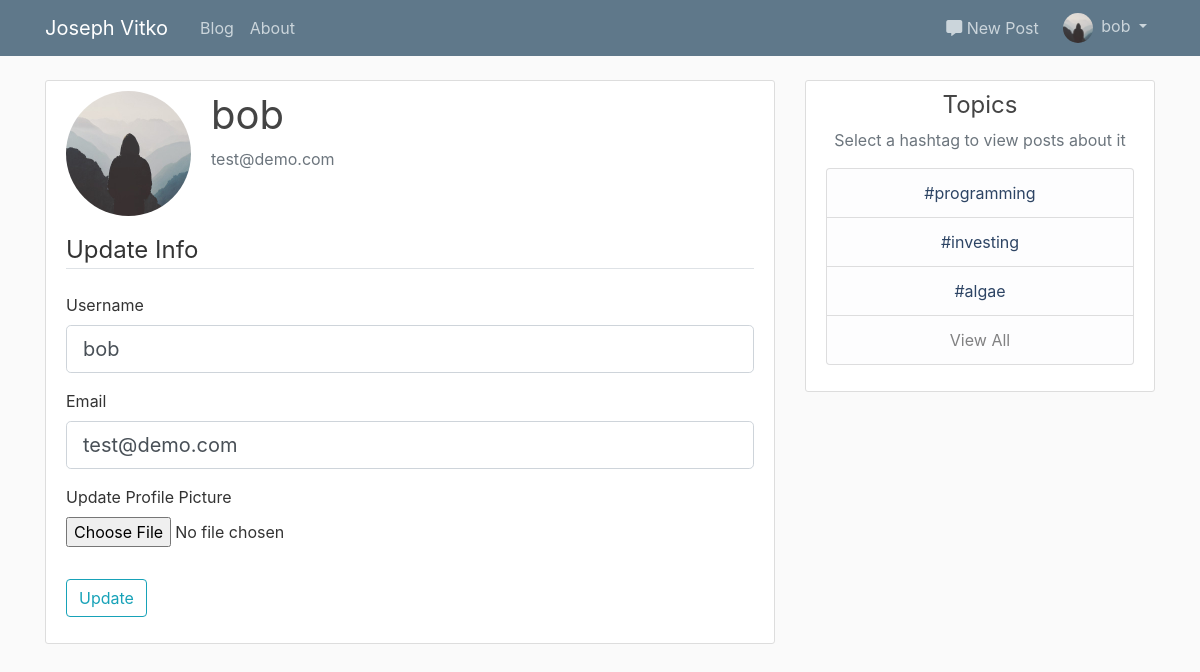
Page /account (signed in) on the committed database.
### flaskblog/models.py (models this page shows, shortened)
class User(db.Model, UserMixin):
    id = db.Column(db.Integer, primary_key=True)
    username = db.Column(db.String(20), unique=True, nullable=False)
    email = db.Column(db.String(120), unique=True, nullable=False)
    image_file = db.Column(db.String(20), nullable=False, default='default.jpg')
    password = db.Column(db.String(60), nullable=False)
    posts = db.relationship('Post', backref='author', lazy=True)
    roles = db.relationship('Role', secondary='user_roles')

### flaskblog/users/routes.py (the view)
@users.route('/account', methods=['GET', 'POST'])
@login_required
def account():
    form = UpdateAccountForm()
    if form.validate_on_submit():
        if form.picture.data:
            picture_file = save_picture(form.picture.data)
            current_user.image_file = picture_file
        current_user.username = form.username.data
        current_user.email = form.email.data
        db.session.commit()
        flash('Your account has been updated', 'success')
        return redirect(url_for('users.account'))
    elif request.method == 'GET':
        form.username.data = current_user.username
        form.email.data = current_user.email
    image_file = url_for('static', filename='profile_pics/' + current_user.image_file)
    return render_template('account.html', title='Account', image_file=image_file, form=form)

### flaskblog/users/forms.py (shortened to what this page needs)
class UpdateAccountForm(FlaskForm):
    username = StringField('Username', validators=[DataRequired(), Length(min=2, max=20)])
    email = StringField('Email', validators=[DataRequired(), Email()])
    picture = FileField('Update Profile Picture', validators=[FileAllowed(['jpg', 'png'])])
    submit = SubmitField('Update')

### flaskblog/models.py (called while the page is built)
@login_manager.user_loader
def load_user(user_id):
    return User.query.get(int(user_id))

### flaskblog/templates/account.html (shortened to what this page needs)
{% extends "layout.html" %}
{% block content %}
    <div class="content-section">
      <div class="media">
        <img class="rounded-circle account-img" src="{{ image_file }}">
        <div class="media-body">
          <h2 class="account-heading">{{ current_user.username }}</h2>
          <p class="text-secondary">{{ current_user.email }}</p>
        </div>
      </div>
        <form method="post" action="" enctype="multipart/form-data">
            <fieldset class="form-group">
                <legend class="border-bottom mb-4">Update Info</legend>
                <div class="form-group">
                    {{ form.username.label(class="form-control-label") }}
                    {% if form.username.errors %}
                        {{ form.username(class="form-control form-control-lg is-invalid") }}
                        <div class="invalid-feedback">
                            {% for error in form.username.errors %}
                                <span>{{ error }}</span>
                            {% endfor %}
                        </div>
                    {% else %}
                        {{ form.username(class="form-control form-control-lg") }}
                    {% endif %}
                </div>
                <div class="form-group">
                    {{ form.email.label(class="form-control-label") }}
                    {% if form.email.errors %}
                        {{ form.email(class="form-control form-control-lg is-invalid") }}
                        <div class="invalid-feedback">
                            {% for error in form.email.errors %}
                                <span>{{ error }}</span>
                            {% endfor %}
                        </div>
                    {% else %}
                        {{ form.email(class="form-control form-control-lg") }}
                    {% endif %}
                </div>
                <div class="form-group">
                    {{ form.picture.label() }}
                    {{ form.picture(class="form-control-file") }}
                </div>
            </fieldset>
            <div class="form-group">
                {{ form.submit(class="btn btn-outline-info") }}
            </div>
        </form>
    </div>
{% endblock content %}

### flaskblog/templates/header.html (shortened to what this page needs)
<header class="site-header">
    <nav class="navbar navbar-expand-md navbar-dark bg-steel fixed-top">
        <div class="container">
            <a class="navbar-brand mr-4" href="/">Joseph Vitko</a>
            <div class="collapse navbar-collapse" id="navbarToggleMain">
                <div class="navbar-nav mr-auto">
                  <a class="nav-item nav-link" href="{{ url_for('main.blog') }}">Blog</a>
                  <a class="nav-item nav-link" href="{{ url_for('main.about') }}">About</a>
                </div>
            </div>
            {% if current_user.is_authenticated %}
                <div class="collapse navbar-collapse justify-content-end">
                    <div class="navbar-nav">
                        <div class="collapse navbar-collapse newpost" id="navbarTogglePost">
                            <a class="nav-item nav-link postlink nav-dropdown" href="{{ url_for('posts.new_post') }}"><i class="fas fa-comment-alt"></i> New Post</a>
                        </div>
                        <div class="collapse navbar-collapse" id="navbarToggleUser">
                            <li class="nav-item dropdown">
                                <a class="nav-link dropdown-toggle userlink nav-dropdown" href="#" id="navbarDropdownMenuLink" role="button" data-toggle="dropdown" aria-haspopup="true" aria-expanded="false">
                                    <div class="avatar-img-container">
                                        <img src="{{ url_for('static', filename='profile_pics/' + current_user.image_file) }}" class="rounded-circle avatar-img">
                                    </div>
                                    <span class="nav-text avatar-header">{{ current_user.username }}</span>
                                </a>
                            </li>
                        </div>
                    </div>
                </div>
            {% endif %}
        </div>
    </nav>
</header>

### flaskblog/static/main.css (style rules this page uses)
body { background: #fafafa; color: #333333; margin-top: 5rem; }
h1, h2, h3, h4, h5, h6 { color: #444444; font-weight: 400; }
.bg-steel { background-color: #5f788a; }
.site-header .navbar-nav .nav-link { color: #cbd5db; }
.content-section { background: #ffffff; padding: 10px 20px; border: 1px solid #dddddd; border-radius: 3px; margin-bottom: 20px; }
.account-img { height: 125px; width: 125px; margin-right: 20px; margin-bottom: 16px; }
.account-heading { font-size: 2.5rem; }
.avatar-img-container { width: 30px; height: auto; display: inline-block; }
.avatar-img { width: 100%; height: auto; }
.avatar-header { margin-left: 4px; }
.newpost { margin-right: 8px; }
.userlink { padding-top: 0; padding-bottom: 0; vertical-align: middle; padding-right: 0; }
.postlink { padding-top: 0; padding-bottom: 0; vertical-align: middle; }

### rows in the picture
User: image_file (placeholder picture), username "bob", email "test@demo.com"
